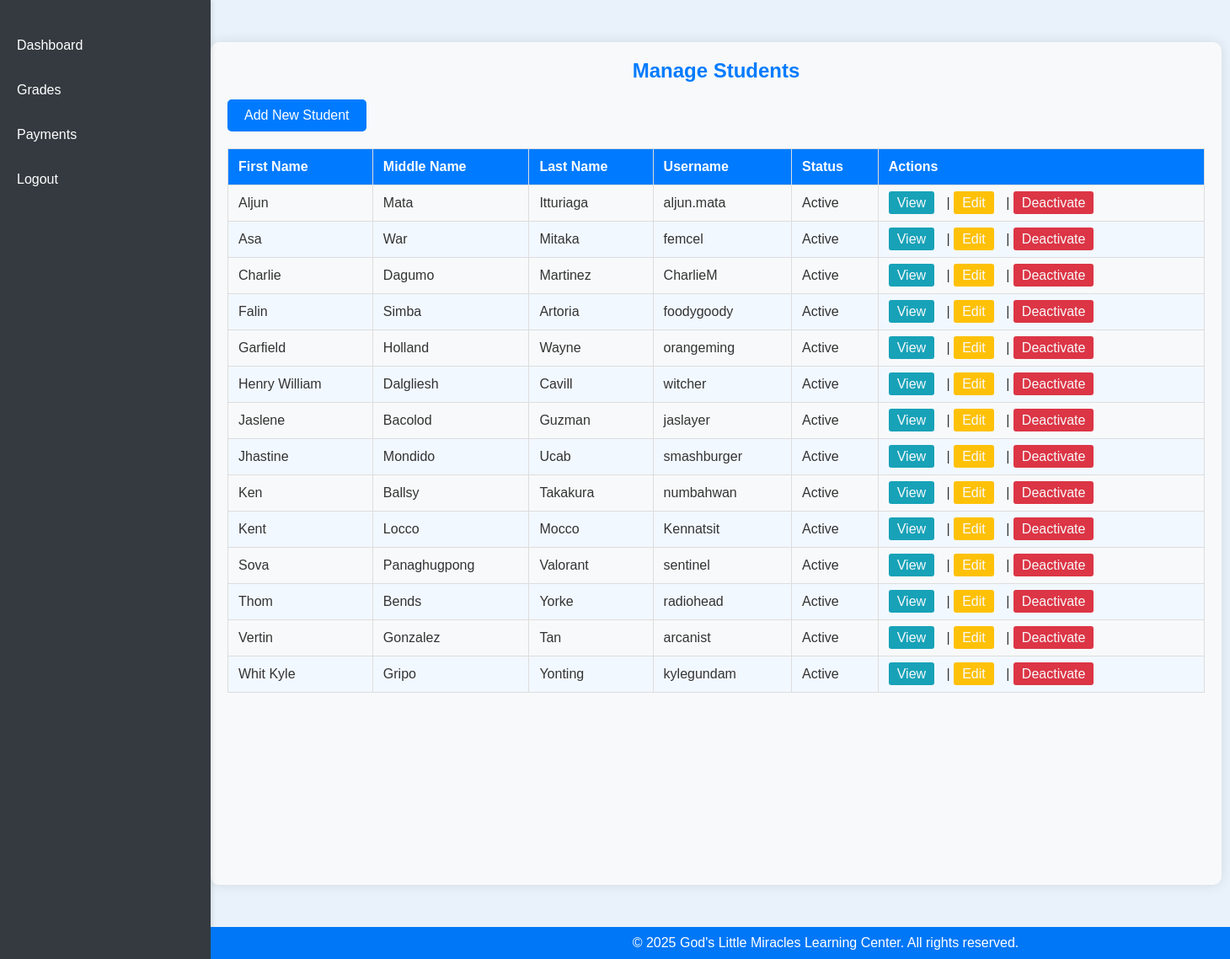
The app's page /teacher/manage_students.php (signed in), older data.
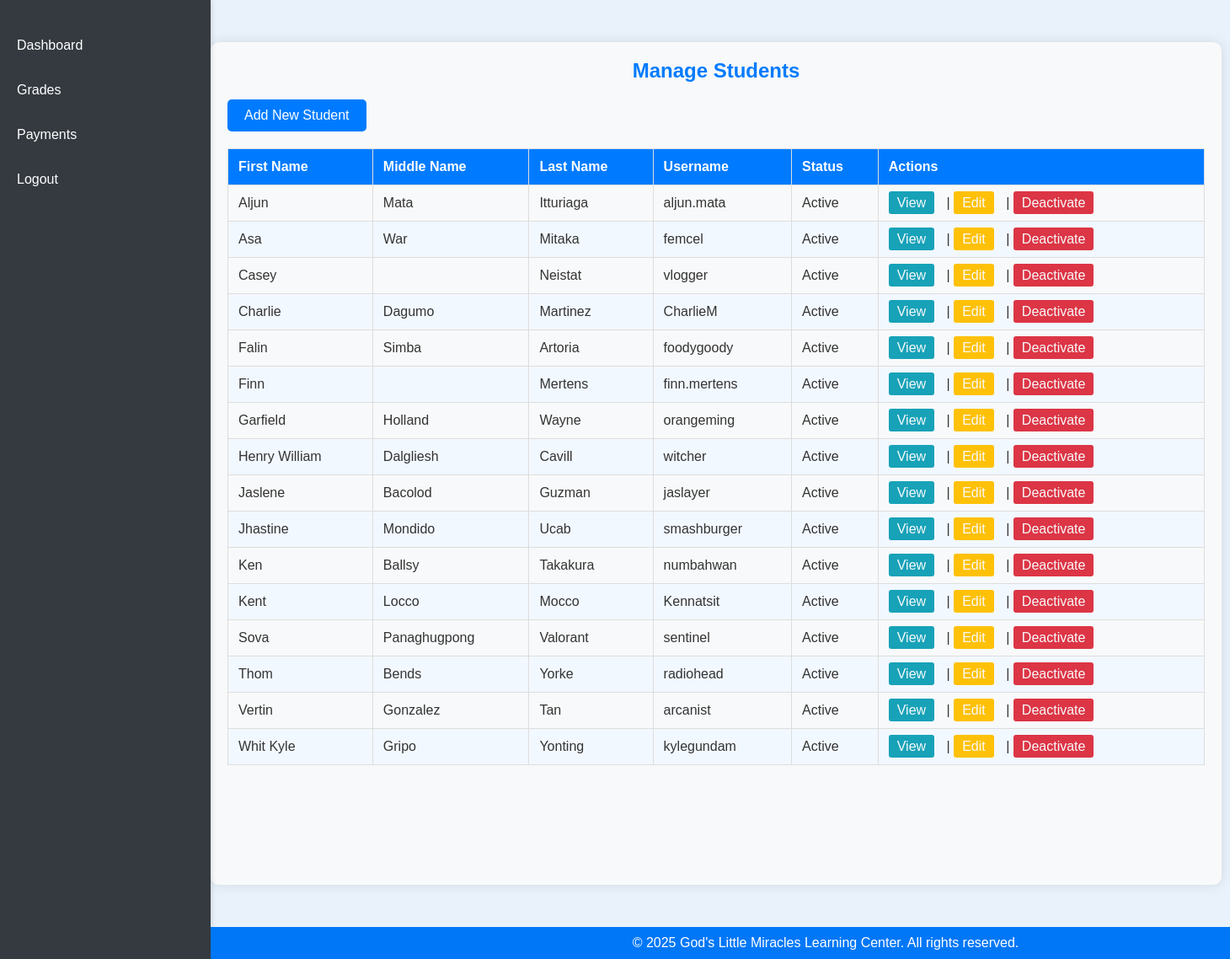
The same page, newer data.
### tables this page shows
CREATE TABLE `students` (
  `StudentID` int(11) NOT NULL,
  `FirstName` varchar(100) DEFAULT NULL,
  `MiddleName` varchar(100) DEFAULT NULL,
  `LastName` varchar(100) DEFAULT NULL,
  `BirthDate` date DEFAULT NULL,
  `SpecialNeedsDetails` text DEFAULT NULL,
  `ParentGuardianContactInfo` varchar(255) DEFAULT NULL,
  `Username` varchar(50) DEFAULT NULL,
  `Password` varchar(255) DEFAULT NULL,
  `Status` varchar(10) DEFAULT 'Active'
);

### teacher/manage_students.php (the view, shortened to what this page needs)
<?php
require_once '../includes/config.php';
try {
    $stmt = $pdo->query("SELECT StudentID, FirstName, MiddleName, LastName, Username, Status FROM Students ORDER BY FirstName");
    $students = $stmt->fetchAll(PDO::FETCH_ASSOC);
} catch (PDOException $e) {
    die("ERROR: Could not connect. " . $e->getMessage());
}
?>
<!DOCTYPE html>
<html lang="en">
<head>
    <link rel="stylesheet" href="../css/teacher_style.css">
</head>
<body>
<?php include 'sidebar2.php'; ?>
<div class="teacher-content">
    <h2>Manage Students</h2>
    <a href="add_student.php" class="btn">Add New Student</a>
    <table>
        <thead>
            <tr>
                <th>First Name</th>
                <th>Middle Name</th>
                <th>Last Name</th>
                <th>Username</th>
                <th>Status</th>
                <th>Actions</th>
            </tr>
        </thead>
        <tbody>
            <?php foreach ($students as $student): ?>
            <tr>
                <td><?php echo htmlspecialchars($student['FirstName']); ?></td>
                <td><?php echo htmlspecialchars($student['MiddleName']); ?></td>
                <td><?php echo htmlspecialchars($student['LastName']); ?></td>
                <td><?php echo htmlspecialchars($student['Username']); ?></td>
                <td><?php echo htmlspecialchars($student['Status']); ?></td>
                <td class="actions">
                    <a href="view_student.php?id=<?php echo $student['StudentID']; ?>" class="view">View</a> |
                    <a href="edit_student.php?id=<?php echo $student['StudentID']; ?>" class="edit">Edit</a> |
                    <?php echo ($student['Status'] === 'Active') ?
                        '<a href="deactivate_student.php?id=' . $student['StudentID'] . '" class="deactivate">Deactivate</a>' :
                        '<a href="activate_student.php?id=' . $student['StudentID'] . '" class="deactivate">Activate</a>'; ?>
                </td>
            </tr>
            <?php endforeach; ?>
        </tbody>
    </table>
</div>
<?php include '../includes/footer.php'; ?>
</body>
</html>

Row changes from the older to the newer data that the page shows:
added students: FirstName "Casey", LastName "Neistat", Username "vlogger", Status "Active"
added students: FirstName "Finn", LastName "Mertens", Username "finn.mertens", Status "Active"
